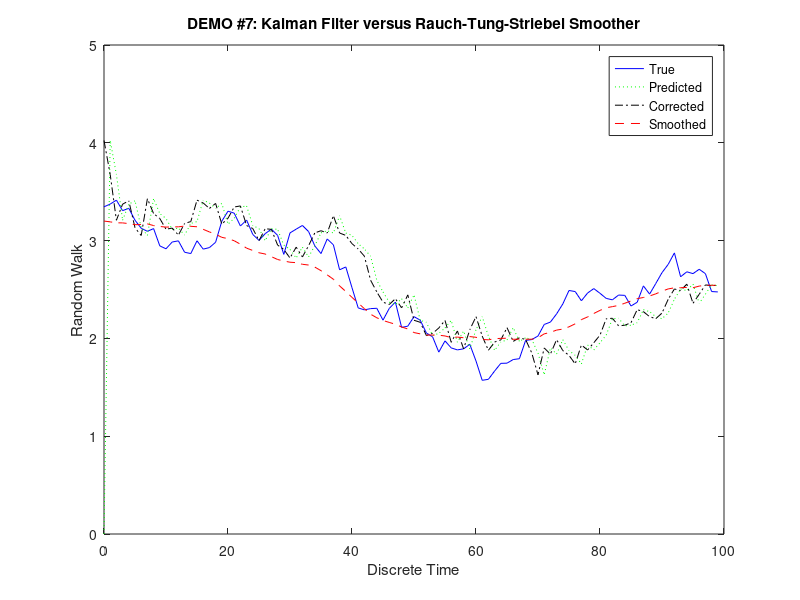
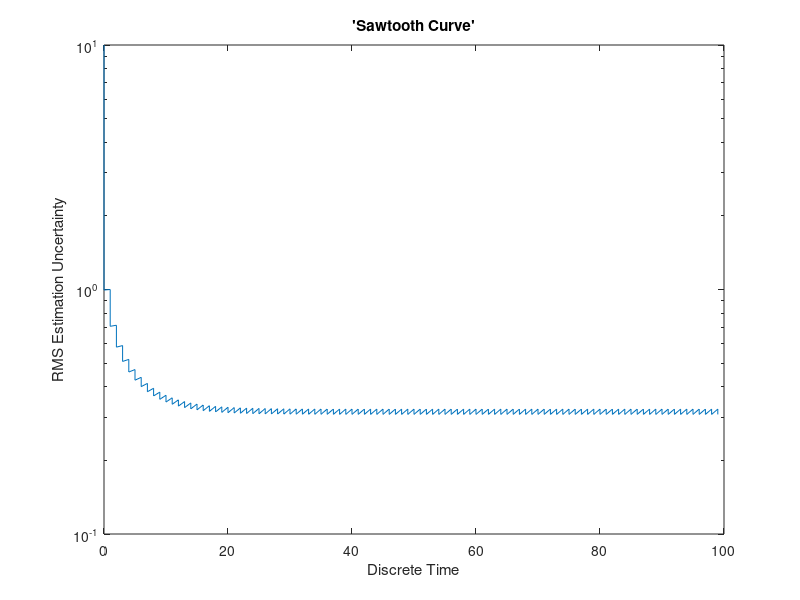

These charts were generated, in order, by the following MATLAB code:
%
% Demonstrates relative performance of Kalman filter
% and Rauch-Tung-Striebel smoother on random walk estimation
%
clear all;
close all;
N = 100;  % Number of samples of process used in simulations
Q = .01;  % Variance of random walk increments
R = 1;    % Variance of sampling noise
sigw  = sqrt(Q); % Standard deviations
sigv  = sqrt(R);
%
%
Ppred      = 100;           % Covariance of initial uncertainty
xbar(1)    = sqrt(Ppred)*randn; % Initial value of true process
xpred(1)   = 0;             % Initial (predicted) value of true process
sawtooth   = sqrt(Ppred);
ts         = 0;
%
% Forward pass: filter
%
for k=1:N;
   t(k)     = k-1;
   if k~=1
      xbar(k)  = xbar(k-1) + sigw*randn;       % Random walk
      Ppred(k) = Pcorr(k-1) + Q;
      sawtooth = [sawtooth,sqrt(Ppred(k))];
      ts       = [ts,t(k)];
      xpred(k) = xcorr(k-1);
   end;
   z(k)     = xbar(k) + sigv*randn;            % Noisy sample
   K        = Ppred(k)/(Ppred(k)+R);
   xcorr(k) = xpred(k) + K*(z(k) - xpred(k));  % Kalman filter estimate
   Pcorr(k) = Ppred(k) - K*Ppred(k);
   sawtooth = [sawtooth,sqrt(Pcorr(k))];
   ts       = [ts,t(k)];
end;
%
% Backward pass: smooth
%
xsmooth = xcorr;
for k=N-1:-1:1,
   A          = Pcorr(k)/Ppred(k+1);
   xsmooth(k) = xsmooth(k) + A*(xsmooth(k+1) - xpred(k+1));
end;
plot(t,xbar,'b-',t,xpred,'g:',t,xcorr,'k-.',t,xsmooth,'r--');
legend('True','Predicted','Corrected','Smoothed');
title('DEMO #7: Kalman Filter versus Rauch-Tung-Striebel Smoother');
xlabel('Discrete Time');
ylabel('Random Walk');
figure;
semilogy(ts,sawtooth);
xlabel('Discrete Time');
ylabel('RMS Estimation Uncertainty');
title('''Sawtooth Curve''');


